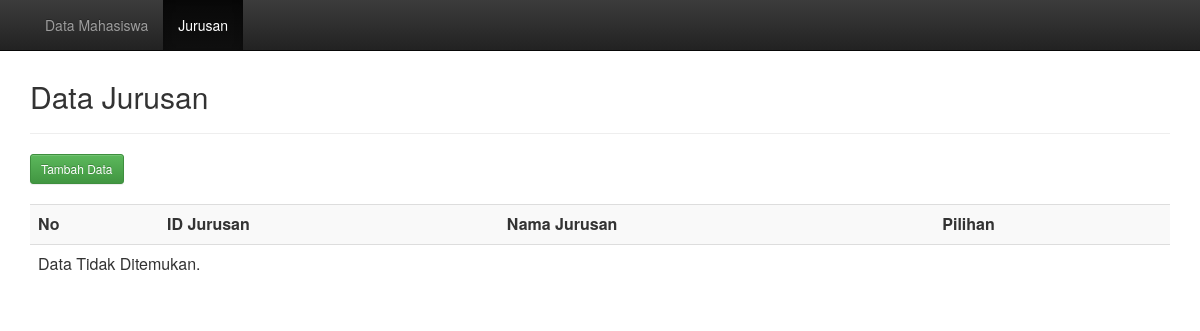
The page /jurusan.php on the database as committed earlier.
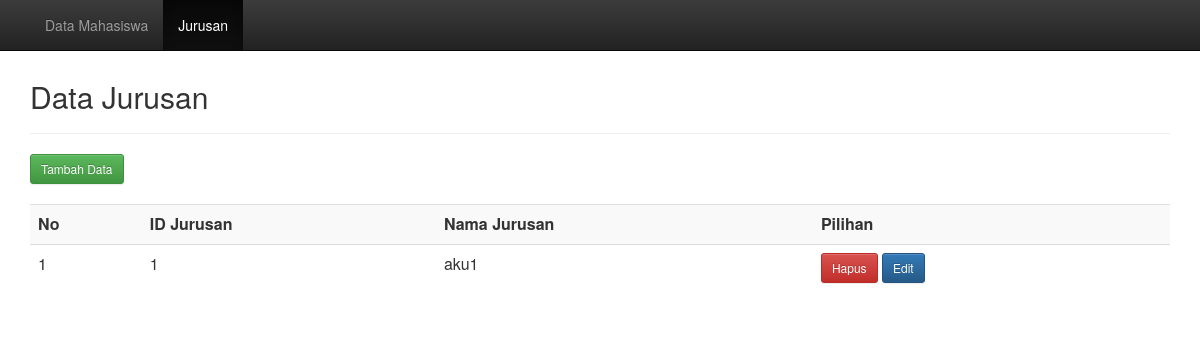
The same page on the database as committed later.
### tables this page shows
CREATE TABLE `jurusan` (
  `id_jurusan` int(5) NOT NULL,
  `nama_jurusan` varchar(30) NOT NULL
);

### jurusan.php (the view, shortened to what this page needs)
<?php
	include"bootstrap.php";
?>
<?php
	include("koneksi.php");
?>
<!DOCTYPE html>
<html lang="en">
<head>
</head>
<body>
	<nav class="navbar navbar-inverse navbar-fixed-top">
		<div class="container">
			<div id="navbar" class="navbar-collapse collapse">
				<ul class="nav navbar-nav">
					<li ><a href="index.php">Data Mahasiswa</a></li>
					<li class="active"><a href="jurusan.php">Jurusan</a></li>
				</ul>
			</div>
		</div>
	</nav>
	<div class="container">
		<div class="content">
			<h2>Data Jurusan</h2>
			<hr />
			<a href="tambah_jurusan.php" class="btn btn-sm btn-success">Tambah Data</a>
			<br>
			<br/>
			<div class="table-responsive">
			<table class="table table-striped table-hover">
				<tr>
                    <th>No</th>
					<th>ID Jurusan</th>
					<th>Nama Jurusan</th>
					<th>Pilihan</th>
				</tr>
				<?php
					$sql = mysqli_query($koneksi, "SELECT * FROM jurusan ORDER BY id_jurusan ASC");
					if(mysqli_num_rows($sql) == 0)
					{
						echo '<tr><td colspan="8">Data Tidak Ditemukan.</td></tr>';
					}
					else
					{
						$no = 1;
						while($row = mysqli_fetch_assoc($sql))
						{
							echo '
							<tr>
								<td>'.$no.'</td>
								<td>'.$row['id_jurusan'].'</td>
								<td>'.$row['nama_jurusan'].'</a></td>
	                            ';
							echo '
								</td>
								<td>
									<a href="jurusan.php?aksi=delete&id_jurusan='.$row['id_jurusan'].'" title="Hapus Data" onclick="return confirm(\'Anda yakin akan menghapus data '.$row['nama_jurusan'].'?\')" class="btn btn-danger btn-sm"><span  aria-hidden="true"></span>Hapus</a>
									<a href="edit_jurusan.php?id_jurusan='.$row['id_jurusan'].'" title="Edit Data" onclick="return confirm(\'Anda yakin akan mengedit data '.$row['nama_jurusan'].'?\')" class="btn btn-sm btn-primary"><span  aria-hidden="true"></span> Edit </a>
								</td></tr>
							';
							$no++;
						}
					}
				?>
			</table>
			</div>
		</div>
	</div>
</body>
</html>

### bootstrap.php (shortened to what this page needs)
<link rel="stylesheet" href="bootstrap/css/bootstrap.min.css">
<link rel="stylesheet" href="bootstrap/css/bootstrap-theme.min.css">

### jurusan.php (style rules this page uses)
.content { margin-top: 80px; }

Rows that differ between the two databases and show on the page:
added jurusan: id_jurusan "1", nama_jurusan "aku1"
Other text that changed with them:
text no longer shown: "Data Tidak Ditemukan."
